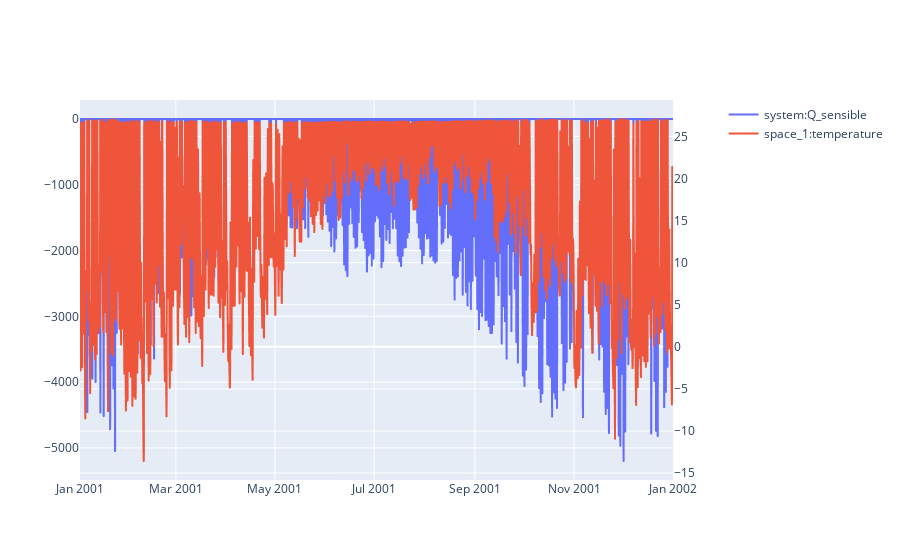

The notebook cell saved with this chart:
### Code cell
sim.plot(pro.dates(),[pro.component("system").variable("Q_sensible"),pro.component("space_1").variable("temperature")],axis=[1,2])

### Figure 1 — Plotly figure (JSON) as saved in the notebook; plotly's stock layout.template omitted (floating-point values rounded to 4 significant figures; data arrays with more than 128 entries replaced by an {"elided": "..."} marker saying what was removed)
{"data": [{"hovertemplate": "date=%{x}<br>system:Q_sensible=%{y}<extra></extra>", "legendgroup": "", "line": {"dash": "solid"}, "marker": {"symbol": "circle"}, "mode": "lines", "name": "system:Q_sensible", "showlegend": true, "type": "scattergl", "x": {"elided": "8760 str values"}, "xaxis": "x", "y": {"elided": "8760 float values"}, "yaxis": "y"}, {"hovertemplate": "date=%{x}<br>space_1:temperature=%{y}<extra></extra>", "legendgroup": "", "line": {"dash": "solid"}, "marker": {"symbol": "circle"}, "mode": "lines", "name": "space_1:temperature", "showlegend": true, "type": "scattergl", "x": {"elided": "8760 str values"}, "xaxis": "x", "y": {"elided": "8760 float values"}, "yaxis": "y2"}], "layout": {"xaxis": {"anchor": "y", "domain": [0, 0.94]}, "yaxis": {"anchor": "x", "domain": [0, 1]}, "yaxis2": {"anchor": "x", "overlaying": "y", "side": "right"}}}
